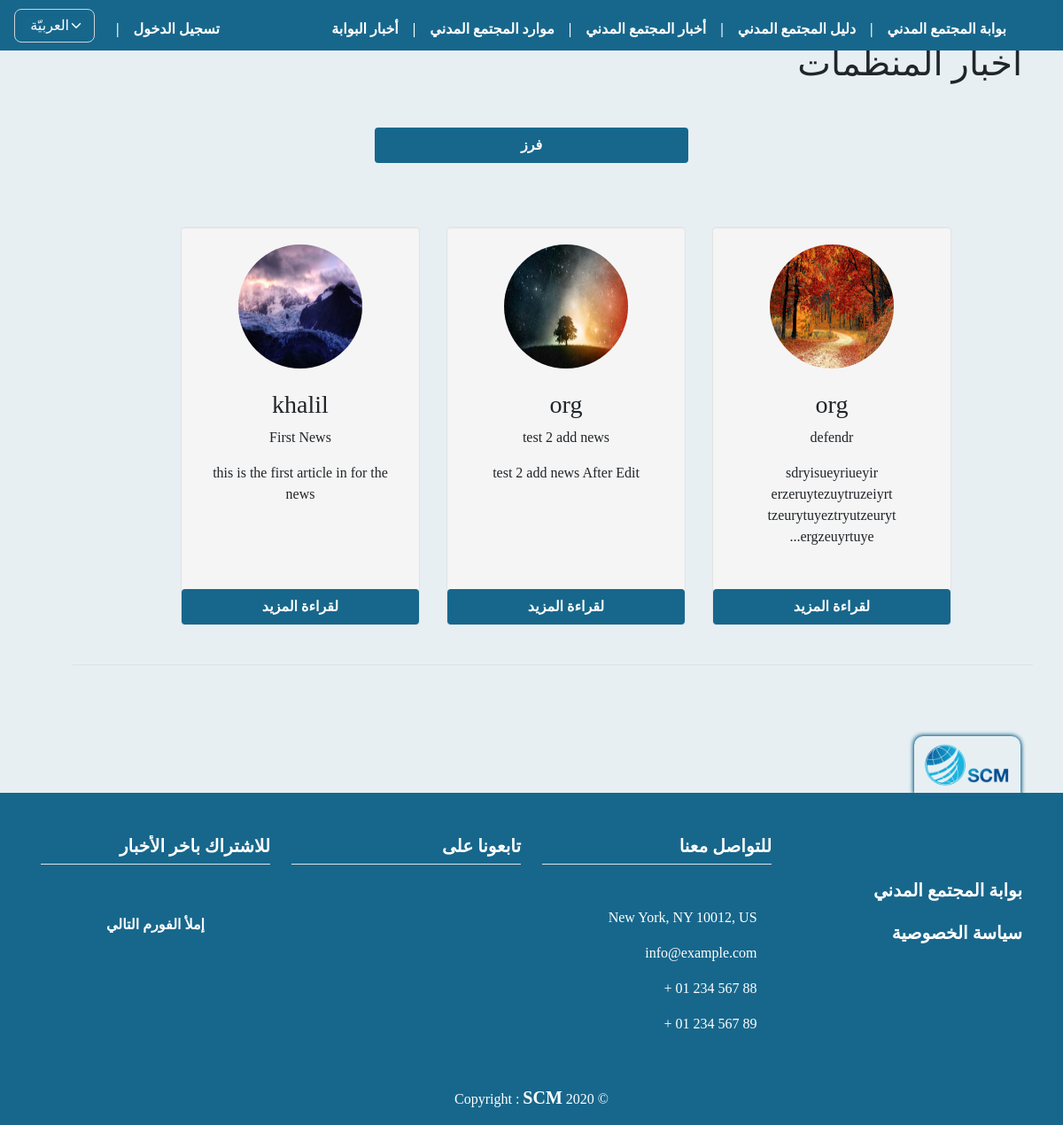
/orgs_news/, run on an earlier commit of the app's database.
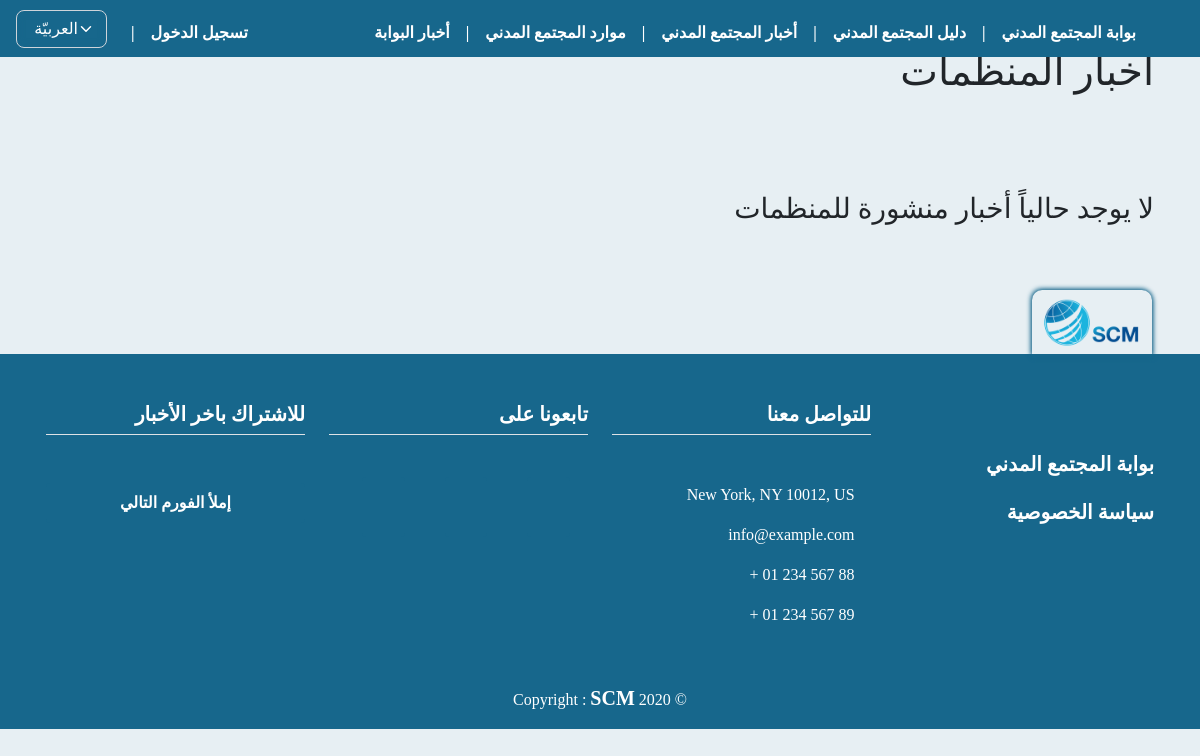
And on a later commit of the database.
### orgs/models.py (models this page shows, shortened)
class OrgNews(models.Model):
    user = models.ForeignKey(
        User, on_delete=models.CASCADE)
    org_name = models.ForeignKey(
        OrgProfile, on_delete=models.CASCADE, null=False, blank=True)
    title = models.CharField(max_length=255, null=False,
                             verbose_name=_('عنوان الخبر'))
    content = models.TextField(
        max_length=5000, null=False, verbose_name=_('تفاصيل الخبر'))
    image = models.ImageField(upload_to="news_images",
                              null=False, default='news_images/article_img.jpg', verbose_name=_("صورة الخبر"))
    publish = models.BooleanField(default=False)
    created_at = models.DateTimeField(auto_now_add=True)
    published_at = models.DateTimeField(blank=True, null=True, default=None)
    updated_at = models.DateTimeField(blank=True, null=True, default=None)

class OrgProfile(models.Model):
    user = models.ForeignKey(
        User, on_delete=models.CASCADE)
    name = models.CharField(max_length=255, null=False,
                            verbose_name=_("اسم المنظمة"))
    name_en_ku = models.CharField(max_length=255, null=True, blank=True,
                                  verbose_name=_("اسم المنظمة باللغة الانكليزية أو الكردية"))
    short_cut = models.CharField(
        max_length=255, null=True, blank=True, verbose_name=_("الاسم المختصر"))
    org_type = models.CharField(
        max_length=150, null=False, choices=MyChoices.type_CHOICES, verbose_name=_("نوع المنظمة"))
    position_work = CountryField(
        max_length=255, null=False, verbose_name=_("مكان العمل"))
    city_work = models.ForeignKey(
        City, on_delete=models.SET_NULL, null=True, blank=True, verbose_name=_("المحافظة"))
    logo = models.ImageField(upload_to="org_logos",
                             null=False, default='org_logos/default_logo.jpg', verbose_name=_("شعار المنظمة"))
    message = models.TextField(
        max_length=2000, null=False, verbose_name=_("الرؤية و الرسالة"))
    name_managing_director = models.CharField(
        max_length=255, null=True, blank=True, verbose_name=_("اسم رئيس مجلس اﻹدارة"))
    name_ceo = models.CharField(
        max_length=255, null=True, blank=True, verbose_name=_('اسم المدير التنفيذي'))
    site_web = models.URLField(
        max_length=255, null=True, blank=True, verbose_name=_('الموقع الالكتروني'))
    facebook = models.URLField(
        max_length=255, null=True, blank=True, verbose_name=_('صفحة فيسبوك'))
    twitter = models.URLField(
        max_length=255, null=True, blank=True, verbose_name=_('صفحة تويتر'))
    email = models.EmailField(max_length=255, null=True,
                              blank=True, verbose_name=_('البريد الاكتروني'))
    phone = models.CharField(max_length=100, null=True,
                             blank=True, verbose_name=_('رقم الهاتف'))
    name_person_contact = models.CharField(
        max_length=255, null=True, blank=True, verbose_name=_('اسم الشخص المسؤول عن التواصل'))
    email_person_contact = models.EmailField(
        max_length=255, null=True, blank=True, verbose_name=_('البريد الاكتروني للشخص المسؤول عن التواصل'))
    org_adress = models.CharField(
        max_length=255, null=False, verbose_name=_('عنوان المقر الرئيسي'))
    work_domain = models.CharField(
        max_length=255, choices=MyChoices.domain_CHOICES, null=False, verbose_name=_('مجال العمل'))
    target_cat = models.CharField(
        max_length=255, null=False, choices=MyChoices.target_CHOICES, verbose_name=_('الفئات المستهدفة'))
    date_of_establishment = models.CharField(
        max_length=150, null=True, blank=True, verbose_name=_('تاريخ سنة التأسيس'))
    is_org_registered = models.CharField(
        max_length=100, null=False, choices=MyChoices.bool_CHOICES, verbose_name=_('هل المنظمة مسجلة ؟'))
    org_registered_country = CountryField(
        max_length=255, null=True, blank=True, verbose_name=_("بلد التسجيل"))
    org_members_count = models.PositiveIntegerField(
        validators=[MinValueValidator(1)], null=True, blank=True, verbose_name=_('عدد اﻷعضاء'))
    org_members_womans_count = models.PositiveIntegerField(
        validators=[MinValueValidator(1)], null=True, blank=True, verbose_name=_('عدد النساء من اﻷعضاء'))
    w_polic_regulations = models.CharField(
        max_length=200, null=False, choices=MyChoices.polic_CHOICES, verbose_name=_('السياسات واللوائح المكتوبة'))
    org_member_with = models.CharField(max_length=100, null=True, blank=True, choices=MyChoices.bool_CHOICES, verbose_name=_(
        'ھل المؤسسة عضو في اي شبكة او تحالف او جسم تنسیقي؟'))
    coalition_name = models.CharField(
        max_length=255, null=True, blank=True, verbose_name=_('اسم الشبكة / التحالف'))
    publish = models.BooleanField(default=False)
    created_at = models.DateTimeField(auto_now_add=True)
    published_at = models.DateTimeField(blank=True, null=True, default=None)
    updated_at = models.DateTimeField(blank=True, null=True, default=None)
    def __str__(self):
        if self.user:
            return self.user.username

### orgs/views.py (the view)
# urls.py: path('orgs_news/', views.orgs_news, name="orgs_news"),
def orgs_news(request):
    news = OrgNews.objects.filter(publish=True).order_by('-created_at')
    myFilter = OrgsNewsFilter(request.GET, queryset=news)
    news = myFilter.qs
    paginator = Paginator(news, 12)
    page = request.GET.get('page')
    try:
        news = paginator.get_page(page)
    except(EmptyPage, InvalidPage):
        news = paginator.page(paginator.num_pages)
    context = {
        'news': news,
        'myFilter': myFilter,
    }
    return render(request, 'orgs/news/orgs_news_news.html', context)

### templates/orgs/news/orgs_news_news.html (shortened to what this page needs)
{% extends 'base.html' %}
{% load static i18n crispy_forms_tags %}
{% block content %}
<div class="mt-4 pt-4">
    <h1> {% trans "أخبار المنظمات" %} </h1>
    <div class="">
        <div class="row mt-4">
            <div class="col-lg-4 col-md-12 col-sm-12 col-xs-12">
            </div>
            {% if news%}
            <div class="col-lg-4 col-md-12 col-sm-12 col-xs-12">
                <a class="btn btn-block mt-4" data-toggle="collapse" href="#collapseFiltre" aria-expanded="false"
                    aria-controls="collapseFiltre">{% trans 'فرز' %}</a>
            </div>
            {% endif %}
            <div class="col-lg-4 col-md-12 col-sm-12 col-xs-12">
            </div>
            <div class="row row-m-0 mt-4 pt-4">
                <div class="row row-m-0 justify-content-center pt-4 pb-4 mb-4">
                    {% if news %}
                    {% for new in news %}
                    <div class="span3 well">
                        <center>
                            <a href="{% url 'news_detail' new.id %}">
                                <img src="{{ new.image.url }}" name="{{ new.title }}" title="{{ new.title }}"
                                    alt="{{ new.title }}" width="140" height="140" class="img-circle"></a>
                            <h3 class="mt-4">{{ new.org_name }}</h3>
                            <p>{{ new.title }}</p>
                            <p>{{ new.content|truncatechars:80 }}</p>
                            <p>
                                <a href="{% url 'news_detail' new.id %}" class="btn btn-block">
                                    {% trans 'لقراءة المزيد' %} </a>
                            </p>
                        </center>
                    </div>
                    {% endfor %}
                    <div class="pagination row border-top mt-4 pt-4" dir="ltr">
                    </div>
                    {% else %}
                    <h3> {% trans " لا يوجد حالياً أخبار منشورة للمنظمات" %} </h3>
                    {% endif %}
                </div>
            </div>
        </div>
    </div>
    {% endblock %}

What changed in the data, as far as the page shows it:
removed OrgNews: image (picture), org_name "org", title "defendr", content "sdryisueyriueyir erzeruytezuytruzeiyrt tzeurytuyeztryutzeuryt ergzeuyrtuye..."
removed OrgNews: image (picture), org_name "org", title "test 2 add news", content "test 2 add news After Edit"
removed OrgNews: image (picture), org_name "khalil", title "First News", content "this is the first article in for the news"
Also different on the page:
text no longer shown: "فرز"
text now shown: "لا يوجد حالياً أخبار منشورة للمنظمات"
